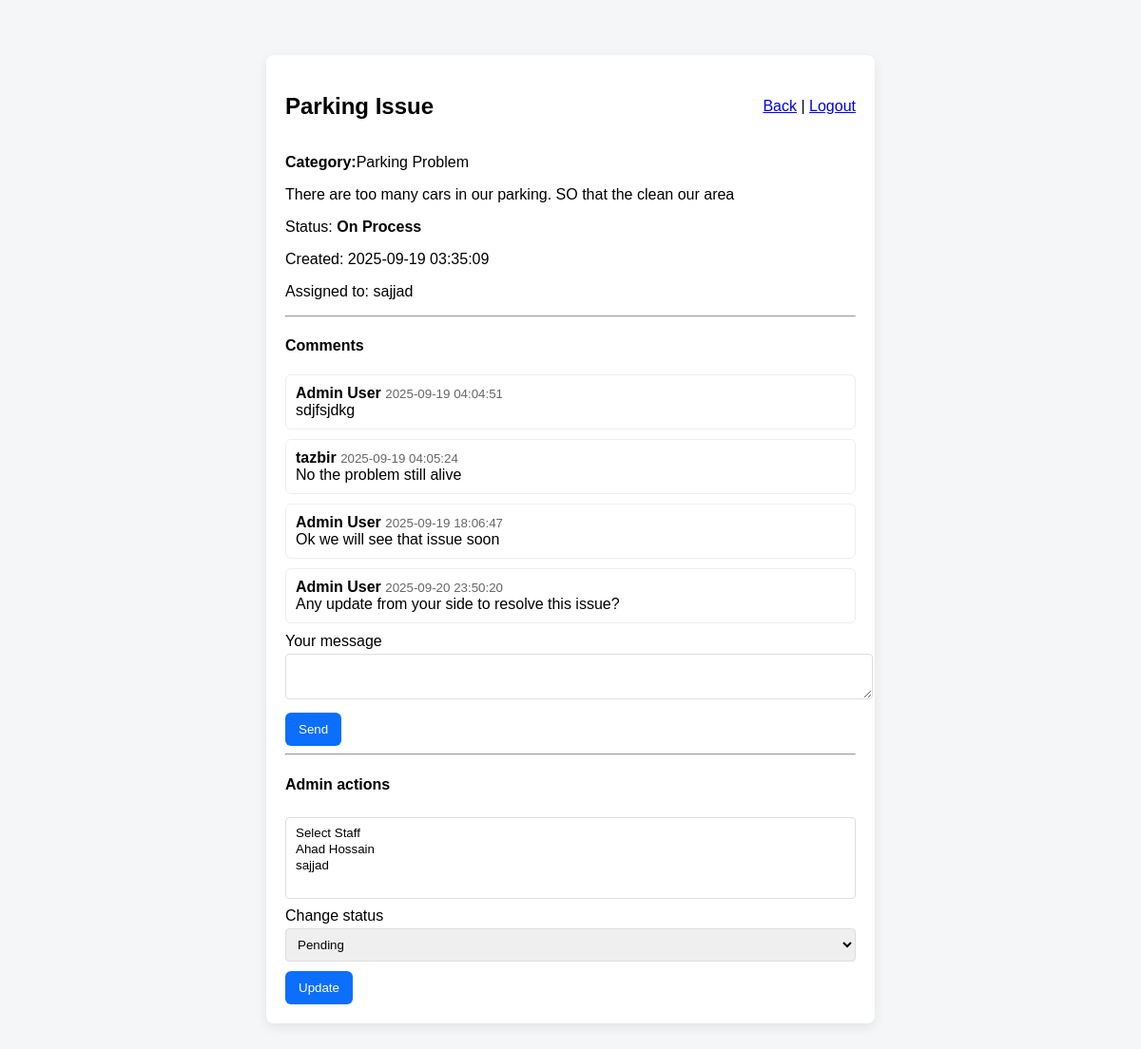
The page /view_ticket.php?id=1 (signed in) on the database its author committed.
### tables this page shows
CREATE TABLE `tickets` (
  `id` int(11) NOT NULL,
  `user_id` int(11) DEFAULT NULL,
  `title` varchar(255) DEFAULT NULL,
  `category` varchar(100) DEFAULT NULL,
  `description` text DEFAULT NULL,
  `image` varchar(500) DEFAULT NULL,
  `status` varchar(50) DEFAULT 'Pending',
  `assigned_to` int(11) DEFAULT NULL,
  `created_at` datetime DEFAULT NULL,
  `solved_at` datetime DEFAULT NULL
);

CREATE TABLE `support_staff` (
  `id` int(11) NOT NULL,
  `name` varchar(100) NOT NULL,
  `phone` varchar(20) NOT NULL,
  `employee_id` varchar(50) NOT NULL,
  `created_at` timestamp NOT NULL DEFAULT current_timestamp()
);

CREATE TABLE `comments` (
  `id` int(11) NOT NULL,
  `ticket_id` int(11) DEFAULT NULL,
  `user_id` int(11) DEFAULT NULL,
  `message` text DEFAULT NULL,
  `created_at` datetime DEFAULT NULL
);

CREATE TABLE `users` (
  `id` int(11) NOT NULL,
  `name` varchar(255) DEFAULT NULL,
  `email` varchar(255) DEFAULT NULL,
  `password` varchar(255) DEFAULT NULL,
  `role` enum('user','admin') DEFAULT 'user',
  `created_at` datetime DEFAULT NULL
);

### functions.php (called while the page is built, shortened)
<?php
function h($s){ return htmlspecialchars($s, ENT_QUOTES); }
?>

### view_ticket.php (the view, shortened to what this page needs)
<?php
  require 'db.php';
  require 'functions.php';
  $user = $_SESSION['user'];
  $id = $_GET['id'] ?? 0;
  $stmt = $pdo->prepare("SELECT t.*, u.name as user_name, s.name as assigned_name
                         FROM tickets t
                         LEFT JOIN users u ON u.id=t.user_id
                         LEFT JOIN support_staff s ON s.id=t.assigned_to
                         WHERE t.id=?");
  $stmt->execute([$id]);
  $t = $stmt->fetch();
  $comments = $pdo->prepare("SELECT c.*, u.name as author FROM comments c JOIN users u ON u.id=c.user_id WHERE c.ticket_id=? ORDER BY c.created_at ASC");
  $comments->execute([$id]);
  $coms = $comments->fetchAll();
?>
<!doctype html>
<html>
  <head>
    <link rel="stylesheet" href="style.css">
  </head>
  <body>
    <div class="card">
      <div class="topbar">
        <h2><?=h($t['title'])?></h2>
        <div>
          <a href="<?= $user['role']==='admin' ? 'admin_dashboard.php' : 'user_dashboard.php' ?>">Back</a> | <a href="logout.php">Logout</a></div>
        </div>
        <p>
          <strong>Category:</strong><?=h($t['category'])?>
        </p>
        <p><?=nl2br(h($t['description']))?></p>
        <p>Status: <strong><?=h($t['status'])?></strong></p>
        <p>Created: <?=h($t['created_at'])?> <?= $t['solved_at'] ? "| Solved: ".h($t['solved_at']) : "" ?></p>
        <p>Assigned to: <?= h($t['assigned_name'] ?? '—') ?></p>
        <hr>
        <h4>Comments</h4>
        <?php foreach($coms as $c): ?>
        <div class="ticket">
          <strong><?=h($c['author'])?></strong>
          <small><?=h($c['created_at'])?></small>
          <div><?=nl2br(h($c['message']))?></div>
        </div>
        <?php endforeach; ?>
        <form method="post" action="comment.php">
          <label>Your message</label><textarea name="message" required></textarea>
          <button>Send</button>
        </form>
        <?php if($user['role']==='admin'): ?>
        <hr><h4>Admin actions</h4>
        <form method="post" action="admin_actions.php">
           <select name="assign_id[]" multiple>
            <option>Select Staff</option>
            <?php
              $stmt = $pdo->query("SELECT * FROM support_staff");
              while($staff = $stmt->fetch()){
                echo "<option value='" . $staff['id'] . "'>" . $staff['name'] . "</option>";
              }
            ?>
           </select>
          <label>Change status</label>
          <select name="status"><option>Pending</option><option>On Process</option><option>Solved</option></select>
          <button>Update</button>
        </form>
        <?php endif; ?>
      </div>
  </body>
</html>

### style.css (style rules this page uses)
body { font-family:Arial,Helvetica,sans-serif;background:#f4f6f8;padding:20px }
.card { max-width:600px;margin:30px auto;background:white;padding:20px;border-radius:8px;box-shadow:0 4px 12px rgba(0,0,0,.08) }
.topbar { display:flex;justify-content:space-between;align-items:center }
.ticket { border:1px solid #eee;padding:10px;border-radius:6px;margin-bottom:10px }
label { display:block;margin-top:8px }
input,textarea,select { width:100%;padding:8px;margin-top:4px;border:1px solid #ddd;border-radius:4px }
button { padding:10px 14px;border:none;background:#0b6efd;color:white;border-radius:6px;margin-top:10px;cursor:pointer }
small { color:#666 }

### rows shown on the page
tickets: title "Parking Issue", category "Parking Problem", description "There are too many cars in our parking. SO that the clean our area", status "On Process", created_at "2025-09-19 03:35:09", support_staff.name "sajjad"
comments: user.name "Admin User", created_at "2025-09-19 04:04:51", message "sdjfsjdkg"
comments: user.name "tazbir", created_at "2025-09-19 04:05:24", message "No the problem still alive"
comments: user.name "Admin User", created_at "2025-09-19 18:06:47", message "Ok we will see that issue soon"
comments: user.name "Admin User", created_at "2025-09-20 23:50:20", message "Any update from your side to resolve this issue?"
